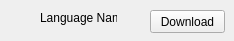
<?xml version="1.0" encoding="UTF-8"?>
<ui version="4.0">
 <class>DownloadLanguageItem</class>
 <widget class="QWidget" name="DownloadLanguageItem">
  <property name="geometry">
   <rect>
    <x>0</x>
    <y>0</y>
    <width>234</width>
    <height>41</height>
   </rect>
  </property>
  <property name="sizePolicy">
   <sizepolicy hsizetype="Preferred" vsizetype="Preferred">
    <horstretch>0</horstretch>
    <verstretch>0</verstretch>
   </sizepolicy>
  </property>
  <property name="windowTitle">
   <string>Form</string>
  </property>
  <widget class="QLabel" name="label">
   <property name="enabled">
    <bool>true</bool>
   </property>
   <property name="geometry">
    <rect>
     <x>40</x>
     <y>10</y>
     <width>77</width>
     <height>16</height>
    </rect>
   </property>
   <property name="text">
    <string>Language Name</string>
   </property>
  </widget>
  <widget class="QPushButton" name="pushButton">
   <property name="geometry">
    <rect>
     <x>150</x>
     <y>10</y>
     <width>75</width>
     <height>23</height>
    </rect>
   </property>
   <property name="text">
    <string>Download</string>
   </property>
  </widget>
  <widget class="QLabel" name="langIcon">
   <property name="enabled">
    <bool>true</bool>
   </property>
   <property name="geometry">
    <rect>
     <x>10</x>
     <y>10</y>
     <width>16</width>
     <height>16</height>
    </rect>
   </property>
   <property name="text">
    <string/>
   </property>
  </widget>
 </widget>
 <resources/>
 <connections/>
</ui>
